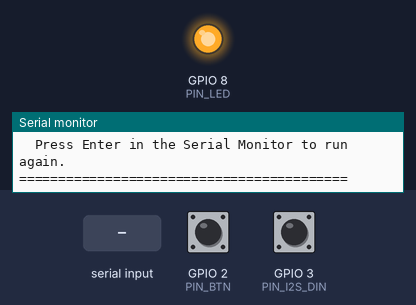
A sketch run on a simulated ESP32-C3. Parts: output pins drawn as LEDs (lit = HIGH), the last lines printed to the serial monitor. The test bench sets the inputs (shaded band); at power-on: GPIO 2 (PIN_BTN) HIGH, GPIO 3 (PIN_I2S_DIN) HIGH. I2S audio is not simulated (input reads silence); storage starts empty.

Above: at 17.2 s.
17.3 s: "1" received over Serial
At 18.19 s:
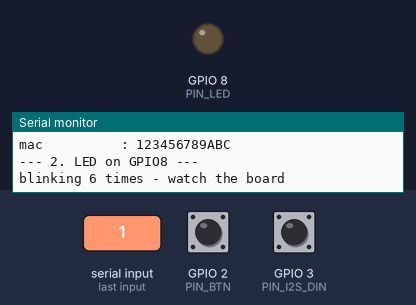
Timing chart, 0 to 40.6 s (numbered marks = the images above; inputs shaded):
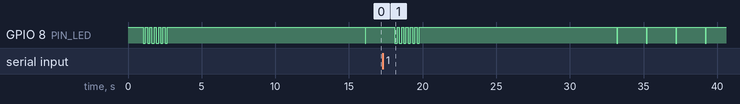

The sketch:

hwtest.ino
```cpp
/*
  hwtest.ino - hardware check for the Neo-Sapien-clone pendant prototype
  ---------------------------------------------------------------
  Board : ESP32C3 Dev Module
  Core  : esp32 by Espressif  -- works on BOTH 2.0.x and 3.x
          (3.x uses the newer driver/i2s_std.h API, 2.x the legacy one;
           the version is detected automatically, nothing to edit)

  REQUIRED setting:  USB CDC On Boot = Enabled
                     without it, Serial output is invisible

  Upload this, open Serial Monitor at 115200, press the board's RESET button,
  and paste the whole output back.

  It tests, in order, and does NOT stop if one part fails:
    1. chip info
    2. LED on GPIO8
    3. push button on GPIO2
    4. INMP441 mic   (SCK=0  WS=1  SD=3  VDD=3V3  GND=GND  L/R=GND)
    5. microSD card  (CS=7  SCK=6  MOSI=5  MISO=4  VCC=3V3  GND=GND)

  Leaving a module unplugged is fine - it prints FAILED and moves on.
  That is the intended way to use it: wire one thing, run it, repeat.
*/

#include <Arduino.h>
#include <SPI.h>
#include <SD.h>

// ---------- pins ----------
#define PIN_LED    8      // onboard LED, active LOW on the Super Mini
#define PIN_BTN    2      // push-to-talk button, other leg to GND

#define PIN_I2S_BCLK  0   // -> mic SCK (bit clock)
#define PIN_I2S_WS    1   // -> mic WS  (word select)
#define PIN_I2S_DIN   3   // -> mic SD  (data out of the mic)

#define PIN_SD_CS     7
#define PIN_SD_SCK    6
#define PIN_SD_MOSI   5
#define PIN_SD_MISO   4

// ---------- config ----------
#define SAMPLE_RATE      16000
#define I2S_BUF_FRAMES   256
#define MIC_SECONDS      4
#define LED_ACTIVE_LOW   1     // set to 0 if your LED behaves the other way

struct ChStat { double sq8=0, sq11=0, sq12=0; int32_t mn=0, mx=0; int64_t n=0; };

// =====================================================================
//  microphone driver - one thin wrapper, two implementations
// =====================================================================
#if ESP_ARDUINO_VERSION_MAJOR >= 3
// ---- core 3.x : new I2S driver (ESP-IDF 5.x) ----
#include <driver/i2s_std.h>

static i2s_chan_handle_t s_rx = nullptr;

static bool micInit() {
  i2s_chan_config_t ch = I2S_CHANNEL_DEFAULT_CONFIG(I2S_NUM_0, I2S_ROLE_MASTER);
  ch.dma_desc_num  = 8;
  ch.dma_frame_num = I2S_BUF_FRAMES;
  if (i2s_new_channel(&ch, nullptr, &s_rx) != ESP_OK) {
    Serial.println(F("  i2s_new_channel failed"));
    return false;
  }

  i2s_std_config_t cfg = {};
  cfg.clk_cfg  = I2S_STD_CLK_DEFAULT_CONFIG(SAMPLE_RATE);
  cfg.slot_cfg = I2S_STD_PHILIPS_SLOT_DEFAULT_CONFIG(I2S_DATA_BIT_WIDTH_32BIT,
                                                    I2S_SLOT_MODE_STEREO);
  cfg.slot_cfg.slot_mask = I2S_STD_SLOT_BOTH;      // read both, report each
  cfg.gpio_cfg.mclk = I2S_GPIO_UNUSED;
  cfg.gpio_cfg.bclk = (gpio_num_t)PIN_I2S_BCLK;
  cfg.gpio_cfg.ws   = (gpio_num_t)PIN_I2S_WS;
  cfg.gpio_cfg.dout = I2S_GPIO_UNUSED;
  cfg.gpio_cfg.din  = (gpio_num_t)PIN_I2S_DIN;

  if (i2s_channel_init_std_mode(s_rx, &cfg) != ESP_OK) {
    Serial.println(F("  i2s_channel_init_std_mode failed"));
    return false;
  }
  return true;
}
static void micStart() { i2s_channel_enable(s_rx); }
static void micStop()  { i2s_channel_disable(s_rx); }
static void micFree()  { if (s_rx) { i2s_del_channel(s_rx); s_rx = nullptr; } }
static size_t micRead(void *buf, size_t len) {
  size_t br = 0;
  if (i2s_channel_read(s_rx, buf, len, &br, pdMS_TO_TICKS(300)) != ESP_OK) return 0;
  return br;
}

#else
// ---- core 2.0.x : legacy I2S driver (ESP-IDF 4.4) ----
#include <driver/i2s.h>

static bool micInit() {
  i2s_config_t cfg = {};
  cfg.mode                 = (i2s_mode_t)(I2S_MODE_MASTER | I2S_MODE_RX);
  cfg.sample_rate          = SAMPLE_RATE;
  cfg.bits_per_sample      = I2S_BITS_PER_SAMPLE_32BIT;
  cfg.channel_format       = I2S_CHANNEL_FMT_RIGHT_LEFT;
  cfg.communication_format = I2S_COMM_FORMAT_STAND_I2S;
  cfg.intr_alloc_flags     = ESP_INTR_FLAG_LEVEL1;
  cfg.dma_buf_count        = 8;
  cfg.dma_buf_len          = I2S_BUF_FRAMES;
  cfg.use_apll             = false;
  if (i2s_driver_install(I2S_NUM_0, &cfg, 0, nullptr) != ESP_OK) {
    Serial.println(F("  i2s_driver_install failed"));
    return false;
  }

  i2s_pin_config_t pins = {};
  pins.bck_io_num   = PIN_I2S_BCLK;
  pins.ws_io_num    = PIN_I2S_WS;
  pins.data_out_num = I2S_PIN_NO_CHANGE;
  pins.data_in_num  = PIN_I2S_DIN;
  i2s_set_pin(I2S_NUM_0, &pins);
  i2s_stop(I2S_NUM_0);          // stay idle until we ask for audio
  return true;
}
static void micStart() { i2s_start(I2S_NUM_0); }
static void micStop()  { i2s_stop(I2S_NUM_0); }
static void micFree()  { i2s_driver_uninstall(I2S_NUM_0); }
static size_t micRead(void *buf, size_t len) {
  size_t br = 0;
  if (i2s_read(I2S_NUM_0, buf, len, &br, 300 / portTICK_PERIOD_MS) != ESP_OK) return 0;
  return br;
}
#endif

// =====================================================================

static void led(bool on) {
#if LED_ACTIVE_LOW
  digitalWrite(PIN_LED, on ? LOW : HIGH);
#else
  digitalWrite(PIN_LED, on ? HIGH : LOW);
#endif
}

// ------------------------------------------------------------------ 1. chip
static void testChip() {
  Serial.println(F("--- 1. chip ---"));
  Serial.printf("arduino core : %d.%d.%d\n",
                ESP_ARDUINO_VERSION_MAJOR, ESP_ARDUINO_VERSION_MINOR, ESP_ARDUINO_VERSION_PATCH);
  Serial.printf("model        : %s\n", ESP.getChipModel());
  Serial.printf("cores/rev    : %d / %d\n", ESP.getChipCores(), ESP.getChipRevision());
  Serial.printf("cpu MHz      : %u\n", getCpuFrequencyMhz());
  Serial.printf("flash KB     : %u\n", ESP.getFlashChipSize() / 1024);
  Serial.printf("free heap    : %u bytes\n", ESP.getFreeHeap());
  Serial.printf("mac          : %04X%08X\n",
                (uint16_t)(ESP.getEfuseMac() >> 32), (uint32_t)ESP.getEfuseMac());
  Serial.println();
}

// ------------------------------------------------------------------ 2. LED
static void testLed() {
  Serial.println(F("--- 2. LED on GPIO8 ---"));
  Serial.println(F("blinking 6 times - watch the board"));
  for (int i = 0; i < 6; i++) {
    led(true);  delay(150);
    led(false); delay(150);
  }
  Serial.println(F("if you saw nothing, set LED_ACTIVE_LOW to 0 and re-upload.\n"));
}

// ------------------------------------------------------------------ 3. button
static void testButton() {
  Serial.println(F("--- 3. button on GPIO2 ---"));
  Serial.println(F("press and hold the button for the next 6 seconds..."));
  pinMode(PIN_BTN, INPUT_PULLUP);
  bool sawPress = false;
  uint32_t t0 = millis();
  while (millis() - t0 < 6000) {
    if (digitalRead(PIN_BTN) == LOW) sawPress = true;
    delay(10);
  }
  Serial.println(sawPress
    ? F("PASS - button detected\n")
    : F("no press seen - either you did not press it, or it is not wired to GPIO2/GND\n"));
}

// ------------------------------------------------------------------ 4. mic

static void addSample(ChStat &c, int32_t v) {
  if (v > c.mx) c.mx = v;
  if (v < c.mn) c.mn = v;
  c.sq8  += (double)(v >> 8)  * (v >> 8);
  c.sq11 += (double)(v >> 11) * (v >> 11);
  c.sq12 += (double)(v >> 12) * (v >> 12);
  c.n++;
}

static void printCh(const char *name, const ChStat &c) {
  Serial.printf("%s raw min/max : %ld / %ld\n", name, (long)c.mn, (long)c.mx);
  if (c.n == 0) return;
  Serial.printf("%s RMS shift 8 : %.1f\n", name, sqrt(c.sq8  / c.n));
  Serial.printf("%s RMS shift 11: %.1f\n", name, sqrt(c.sq11 / c.n));
  Serial.printf("%s RMS shift 12: %.1f\n", name, sqrt(c.sq12 / c.n));
}

static void listenPhase(const char *title, uint32_t ms) {
  static int32_t buf[I2S_BUF_FRAMES * 2];
  ChStat raw, fix, B;
  uint32_t prevBlsb = 0;
  bool havePrev = false;
  uint32_t t0 = millis();
  while (millis() - t0 < ms) {
    size_t br = micRead(buf, sizeof(buf));
    if (br == 0) break;
    int cnt = br / 4;
    for (int i = 0; i + 1 < cnt; i += 2) {
      int32_t a = buf[i], b = buf[i + 1];
      addSample(raw, a);
      addSample(B, b);
      if (havePrev) {
        // data arrives 1 bit early: sign bit sits in the previous slot B's LSB
        int32_t c = (int32_t)((prevBlsb << 31) | ((uint32_t)a >> 1));
        addSample(fix, c);
      }
      prevBlsb = (uint32_t)b & 1u;
      havePrev = true;
    }
  }
  Serial.printf("[%s]\n", title);
  Serial.printf("  slot B min/max      : %ld / %ld\n", (long)B.mn, (long)B.mx);
  if (raw.n) Serial.printf("  RAW   RMS shift 11  : %.1f   (min/max %ld / %ld)\n",
                           sqrt(raw.sq11 / raw.n), (long)raw.mn, (long)raw.mx);
  if (fix.n) Serial.printf("  FIXED RMS shift 11  : %.1f   shift 12: %.1f   (min/max %ld / %ld)\n",
                           sqrt(fix.sq11 / fix.n), sqrt(fix.sq12 / fix.n), (long)fix.mn, (long)fix.mx);
}

static void testMic() {
  Serial.println(F("--- 4. INMP441 microphone ---"));

  pinMode(PIN_I2S_DIN, INPUT_PULLUP);   delay(5);
  int withUp = digitalRead(PIN_I2S_DIN);
  pinMode(PIN_I2S_DIN, INPUT_PULLDOWN); delay(5);
  int withDown = digitalRead(PIN_I2S_DIN);
  pinMode(PIN_I2S_DIN, INPUT);
  Serial.printf("SD pin check : pullup->%d pulldown->%d  ", withUp, withDown);
  if (withUp == 0 && withDown == 0)      Serial.println(F("(stuck LOW - SD wire touching GND?)"));
  else if (withUp == 1 && withDown == 1) Serial.println(F("(stuck HIGH - SD wire touching 3.3V?)"));
  else                                   Serial.println(F("(ok - not shorted)"));

  if (!micInit()) { Serial.println(F("mic setup failed - test skipped\n")); return; }
  micStart();
  static int32_t warm[I2S_BUF_FRAMES * 2];
  for (int i = 0; i < 8; i++) micRead(warm, sizeof(warm));   // mic start-up

  Serial.println(F(">>> STAY SILENT for 3 s ..."));
  delay(300);
  listenPhase("silence", 3000);
  Serial.println(F(">>> NOW HUM LOUDLY near the mic for 3 s ..."));
  delay(700);
  listenPhase("humming", 3000);

  micStop();
  micFree();
  Serial.println(F("Paste both [silence] and [humming] blocks."));
  Serial.println(F("Good result: FIXED is small in silence (~50-2000) and much bigger when humming."));
  Serial.println();
}

// ------------------------------------------------------------------ 5. SD
static void testSD() {
  Serial.println(F("--- 5. microSD card ---"));
  SPI.begin(PIN_SD_SCK, PIN_SD_MISO, PIN_SD_MOSI, PIN_SD_CS);

  if (!SD.begin(PIN_SD_CS, SPI, 4000000)) {
    Serial.println(F("SD.begin FAILED."));
    Serial.println(F("  no card in the slot / wiring / card is exFAT not FAT32 /"));
    Serial.println(F("  card not formatted. Reformat as FAT32 on a PC.\n"));
    return;
  }
  uint8_t type = SD.cardType();
  if (type == CARD_NONE) { Serial.println(F("no card detected\n")); return; }

  const char *tn = (type == CARD_MMC) ? "MMC" : (type == CARD_SD) ? "SDSC" : "SDHC/SDXC";
  Serial.printf("card type  : %s\n", tn);
  Serial.printf("card size  : %llu MB\n", SD.cardSize() / (1024ULL * 1024ULL));
  Serial.printf("used       : %llu MB of %llu MB\n",
                SD.usedBytes() / (1024ULL * 1024ULL),
                SD.totalBytes() / (1024ULL * 1024ULL));

  File root = SD.open("/");
  if (root) {
    Serial.println(F("root contents:"));
    int shown = 0;
    for (File f = root.openNextFile(); f && shown < 12; f = root.openNextFile()) {
      Serial.printf("   %-28s %8u bytes\n", f.name(), (unsigned)f.size());
      shown++;
    }
    root.close();
    if (shown == 0) Serial.println(F("   (empty)"));
  }

  File w = SD.open("/hwtest.txt", FILE_WRITE);
  if (!w) { Serial.println(F("could not create /hwtest.txt - card write-protected?\n")); return; }
  w.printf("pendant hardware test, uptime %lu ms\n", (unsigned long)millis());
  w.close();

  if (SD.exists("/hwtest.txt")) {
    Serial.print(F("read back OK: "));
    File r = SD.open("/hwtest.txt");
    while (r.available()) Serial.write(r.read());
    r.close();
    Serial.println(F("PASS - card is readable and writable\n"));
  } else {
    Serial.println(F("wrote a file but cannot see it again - card is failing\n"));
  }
}

// ------------------------------------------------------------------ run
static void runAll() {
  Serial.println();
  Serial.println(F("=========================================="));
  Serial.println(F("  pendant prototype - hardware test"));
  Serial.println(F("=========================================="));
  Serial.println();

  testChip();
  testLed();
  testButton();
  testMic();
  SD.end();                    // safe to re-run the SD test
  testSD();

  Serial.println(F("=========================================="));
  Serial.println(F("  test finished. Paste everything above."));
  Serial.println(F("  Press Enter in the Serial Monitor to run again."));
  Serial.println(F("=========================================="));
}

void setup() {
  Serial.begin(115200);
  pinMode(PIN_LED, OUTPUT);
  led(false);

  // Wait (up to 30 s) until the Serial Monitor is actually connected, so the
  // report is never lost while the USB link reconnects after RESET.
  uint32_t t0 = millis();
  while (!Serial && millis() - t0 < 30000) {
    led(true);  delay(100);    // fast flicker = waiting for Serial Monitor
    led(false); delay(100);
  }
  delay(1000);

  runAll();
}

void loop() {
  if (Serial.available()) {    // Enter in the Serial Monitor = run again
    while (Serial.available()) Serial.read();
    runAll();
  }
  led(true);  delay(50);       // slow heartbeat: board is alive
  led(false); delay(1950);
}
```
